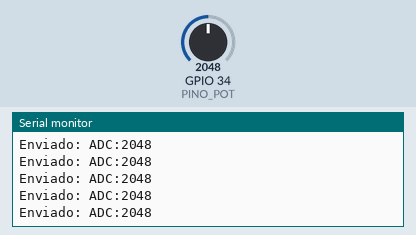
Bench run of a sketch on a simulated ESP32. On the bench: the last lines printed to the serial monitor. Inputs (shaded band) come from the test bench; at power-on: GPIO 34 (PINO_POT) = 2048.

Above: at 1.2 s.
1.3 s: GPIO 34 (PINO_POT) set to 2866
At 1.56 s:
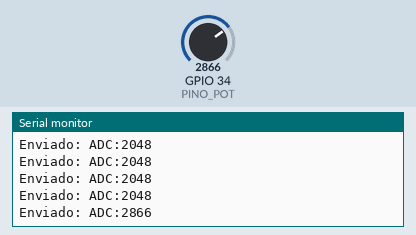
2.8 s: GPIO 34 (PINO_POT) set to 3603
At 2.96 s:
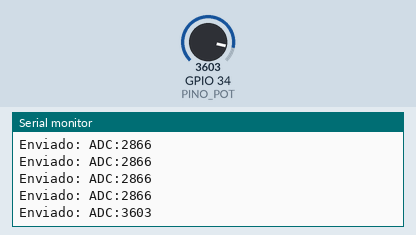
Timing chart, 0 to 5.8 s (numbered marks = the images above; inputs shaded):
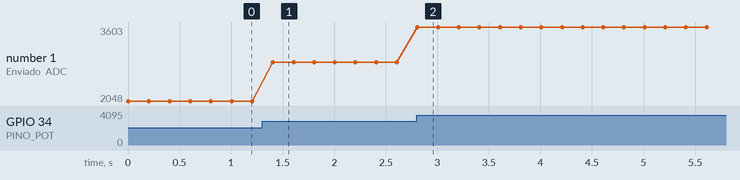

Measured:
- after the input at 1.3 s, the serial monitor: prints a new line after 0.11 s (image 1)
- after the input at 2.8 s, the serial monitor: prints a new line at once (image 2)
- plotted number 1: 2048 → 2866 after the input at 1.3 s, 2866 → 3603 after the input at 2.8 s

The sketch:

parte4_transmissor_integrado.ino
```cpp
#define BAUD_RATE 9600
#define PINO_TX 17
#define PINO_RX 16
#define PINO_POT 34

void setup() {
  Serial.begin(115200);
  Serial2.begin(BAUD_RATE, SERIAL_8N1, PINO_RX, PINO_TX);

  Serial.println("Transmissor Parte 4 pronto.");
  Serial.println("Lendo potenciometro no GPIO34 e enviando via UART2.");
}

void loop() {
  int leitura = analogRead(PINO_POT);   // 0 a 4095
  String mensagem = "ADC:" + String(leitura);

  Serial2.println(mensagem);
  Serial.println("Enviado: " + mensagem);

  delay(200);
}
```
